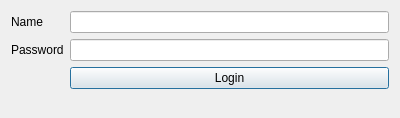
<?xml version="1.0" encoding="UTF-8"?>
<ui version="4.0">
 <class>Login</class>
 <widget class="QDialog" name="Login">
  <property name="geometry">
   <rect>
    <x>0</x>
    <y>0</y>
    <width>400</width>
    <height>118</height>
   </rect>
  </property>
  <property name="windowTitle">
   <string>Login</string>
  </property>
  <layout class="QFormLayout" name="formLayout">
   <property name="fieldGrowthPolicy">
    <enum>QFormLayout::AllNonFixedFieldsGrow</enum>
   </property>
   <item row="0" column="0">
    <widget class="QLabel" name="label">
     <property name="text">
      <string>Name</string>
     </property>
    </widget>
   </item>
   <item row="0" column="1">
    <widget class="QLineEdit" name="lineEdit"/>
   </item>
   <item row="1" column="0">
    <widget class="QLabel" name="label_2">
     <property name="text">
      <string>Password</string>
     </property>
    </widget>
   </item>
   <item row="1" column="1">
    <widget class="QLineEdit" name="lineEdit_2"/>
   </item>
   <item row="4" column="1">
    <widget class="QPushButton" name="pushButton">
     <property name="text">
      <string>Login</string>
     </property>
    </widget>
   </item>
  </layout>
 </widget>
 <resources/>
 <connections/>
</ui>
